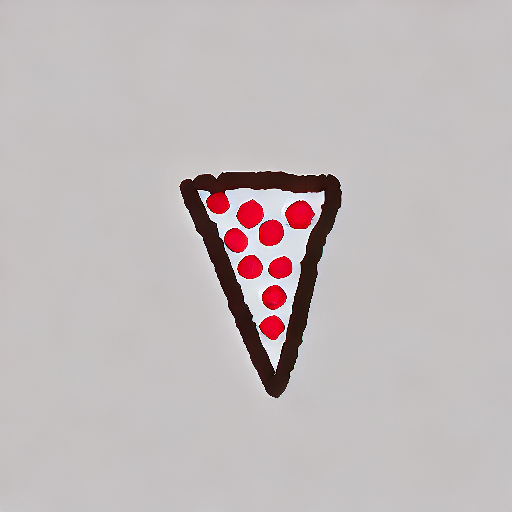
#> input picture ImgUtils/test_imgs/pizza.png, 512 x 512 px
$ python test.py
#> lines starting #> are read from the running program, lines starting #| are printed output that depends on the picture; after the words box and inside, x2 and y2 are one past the last pixel; in counts of white or black regions, pixels touching at a corner belong together
#> further down, image is the input picture: PIL image 512x512 RGB; mean R, G, B 192.6, 184.9, 186.1
### ImgUtils/sketch.py
from io import BytesIO
from PIL import Image
import cv2
import numpy as np

def display(img):
    cv2.imshow('N/A', img)
    cv2.waitKey(0)

def display_images(imgs):
    canvas = np.full((imgs[0].shape[0], imgs[0].shape[1], 4), (255, 255, 255, 1), dtype=np.uint8)

    for img in imgs:
        # Copy only the A == 1 pixels to the canvas
        mask = img[:, :, 3] != 0
        canvas[mask] = img[mask]
        display(canvas)

def convert_to_png_in_memory(original_image):
    buffer = BytesIO()
    original_image.save(buffer, format='PNG')
    return Image.open(buffer)

def split_sketch_into_components(image: Image):
    # Make sure its the right format first
    image = convert_to_png_in_memory(image)

    # Convert PIL to OpenCV
    img_cv = cv2.cvtColor(np.array(image), cv2.COLOR_RGB2BGRA)
    img_gray = cv2.cvtColor(np.array(image), cv2.COLOR_RGB2GRAY)
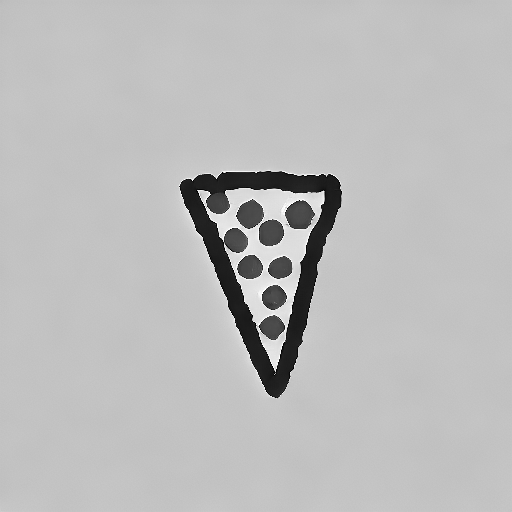
#> img_gray: shape (512, 512); min 0, max 255, mean 187.3

    # Remove background from simple mask
    _, thres = cv2.threshold(img_gray, 150, 255, cv2.THRESH_BINARY_INV)
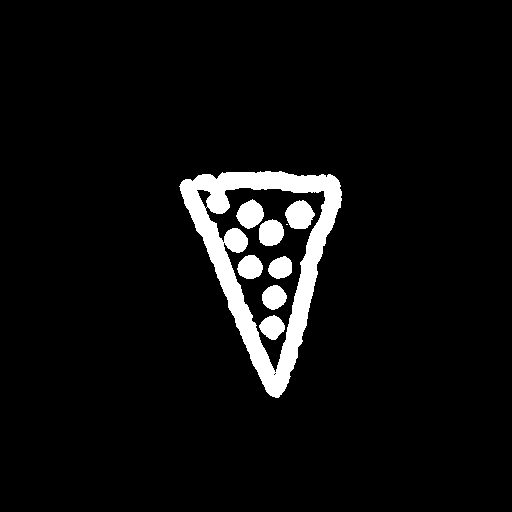
#> thres: shape (512, 512); 5.4% white; 9 white regions (1 under 20 px), largest, box (x1, y1, x2, y2) and area: (179, 171, 342, 398) 10588, (285, 200, 315, 229) 633, (236, 199, 264, 229) 571
    mask = thres == 0
    replacement_value = np.array([255, 255, 255, 0], dtype=np.uint8)
    img_cv[mask] = replacement_value
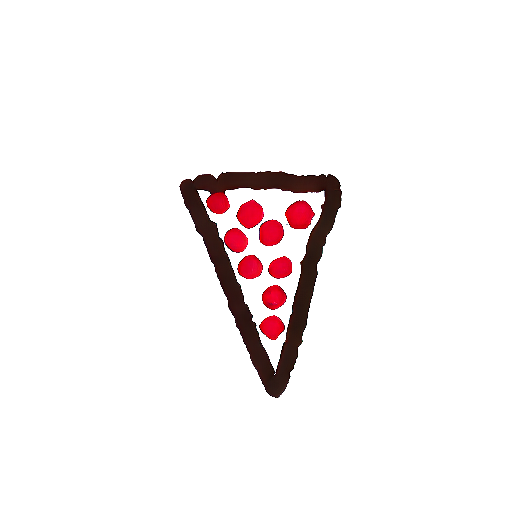
#> img_cv: shape (512, 512, 4); mean B, G, R, A 242.5, 242.2, 246.6, 13.7

    # Restrict to specific colors
    color_palette = np.array([[0, 0, 0, 1], [255, 10, 30, 1], [30, 255, 90, 1], [30, 50, 255, 1], [120, 60, 30, 1], [240, 240, 0, 1], [255, 255, 255, 1]])

    # Flatten the image into a 2D array of pixels
    pixels = img_cv.reshape(-1, 4)

    # Initialize an array to store the quantized colors
    quantized_colors = np.zeros_like(pixels)

    # For each pixel, find the nearest color in the predefined palette
    for i in range(len(pixels)):
        pixel = pixels[i]
        distances = np.linalg.norm(color_palette - pixel, axis=1)
        nearest_color_index = np.argmin(distances)
        quantized_colors[i] = color_palette[nearest_color_index]

    img_cv = quantized_colors.reshape(512, 512, 4)

    # Find contours, filter and sort them
    img_gray = cv2.cvtColor(img_cv, cv2.COLOR_RGB2GRAY)
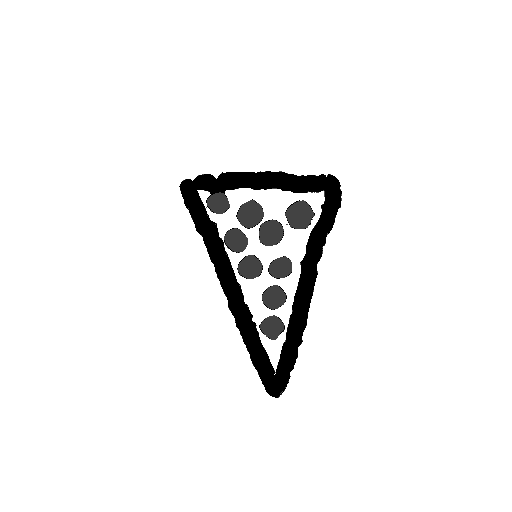
#> img_gray: shape (512, 512); min 0, max 255, mean 242.4
    _, img_bw = cv2.threshold(img_gray, 127, 255, cv2.THRESH_BINARY)
#> img_bw: shape (512, 512); 94.6% white; 9 black regions (1 under 20 px)
    contours, _ = cv2.findContours(img_bw, cv2.RETR_TREE, cv2.CHAIN_APPROX_SIMPLE)
#> contours = 13 contours, 3 with area under 20; largest, box (x1, y1, x2, y2) and area: (0, 0, 512, 512) 261121, (178, 170, 343, 399) 21272, (197, 188, 325, 372) 10081, (284, 199, 316, 230) 674, (235, 198, 265, 230) 608
    contours = [cnt for cnt in contours if
                (cv2.contourArea(cnt) < (img_cv.shape[0] * img_cv.shape[1] * 0.95)) and
                (cv2.contourArea(cnt) > 10)]
#> contours = 9 contours; largest, box (x1, y1, x2, y2) and area: (178, 170, 343, 399) 21272, (197, 188, 325, 372) 10081, (284, 199, 316, 230) 674, (235, 198, 265, 230) 608, (258, 218, 285, 247) 578
    contours = sorted(contours, key=lambda cnt: cv2.contourArea(cnt), reverse=False)
    imgs = []

    for i, cnt in enumerate(contours):
        # Create new transparent image
        transparent = np.zeros((img_cv.shape[0], img_cv.shape[1], 4), dtype=np.uint8)

        # Create a mask of the contours
        cv2.drawContours(transparent, contours, i, (1, 1, 1, 1), thickness=cv2.FILLED)
        new_img = transparent * img_cv
        imgs.append(new_img)
#> this loop made 9 passes
#> after the loop, imgs = 9 items

    # Incase we miss anything, pass the original image in as the last one
    imgs.append(img_cv)

    # Convert all of these to PIL images with RGBA values
    return [Image.fromarray(cv2.cvtColor(img, cv2.COLOR_BGRA2RGBA)) for img in imgs]

### ImgUtils/test.py
## Test.py -- Tests and verifies functionality of ImgUtils module

from PIL import Image
from sketch import *

image = Image.open('test_imgs/pizza.png')
imgs = split_sketch_into_components(image)
#> imgs = 10 items

# To see results
images = []
for img in imgs:
    images.append(cv2.cvtColor(np.array(img), cv2.COLOR_RGB2BGRA))
#> this loop made 10 passes
#> after the loop, images = 10 items
display_images(images)
#> the loop in display_images, `for img in imgs:` made 10 passes
#> pass 1, in display_images, `mask = img[:, :, 3] != 0`:
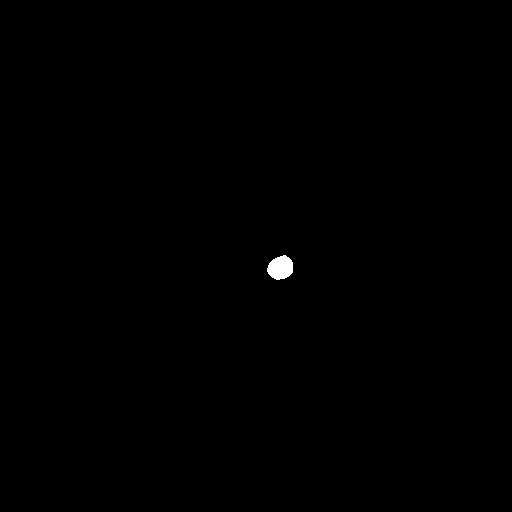
#> mask: shape (512, 512) bool; 0.19% white; 1 white region, box (x1, y1, x2, y2) and area: (267, 255, 293, 280) 485
#> pass 1, in display, `cv2.imshow('N/A', img)`:
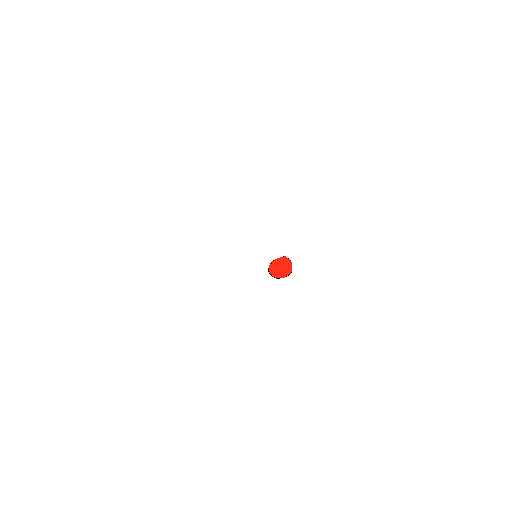
#> window 'N/A': shape (512, 512, 4); mean B, G, R, A 254.6, 254.7, 255, 1
#> pass 2, in display (call 2), `cv2.imshow('N/A', img)`:
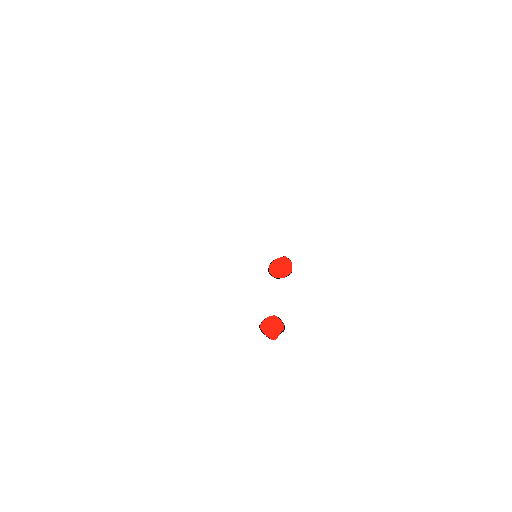
#> window 'N/A': shape (512, 512, 4); mean B, G, R, A 254.3, 254.3, 255, 1
